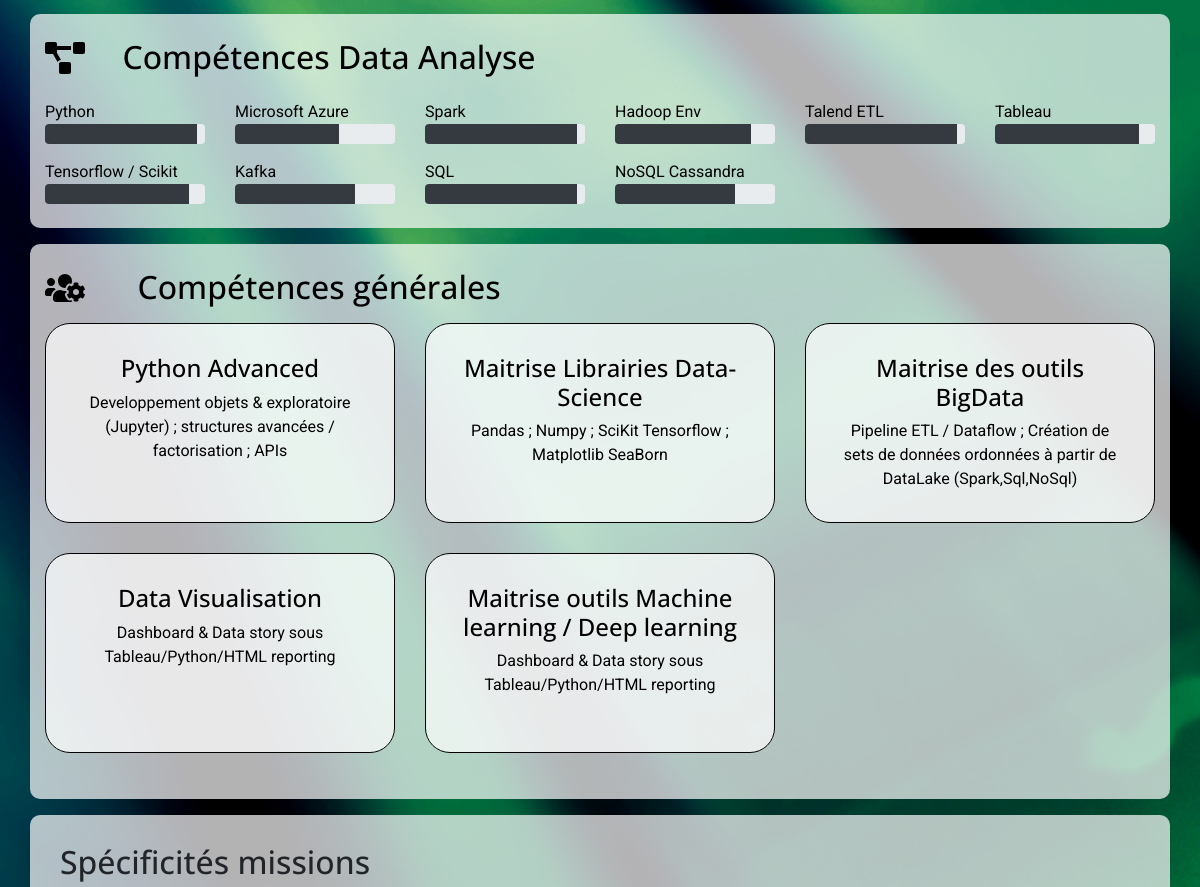
The app's page /CVdata/ (middle part), older data.
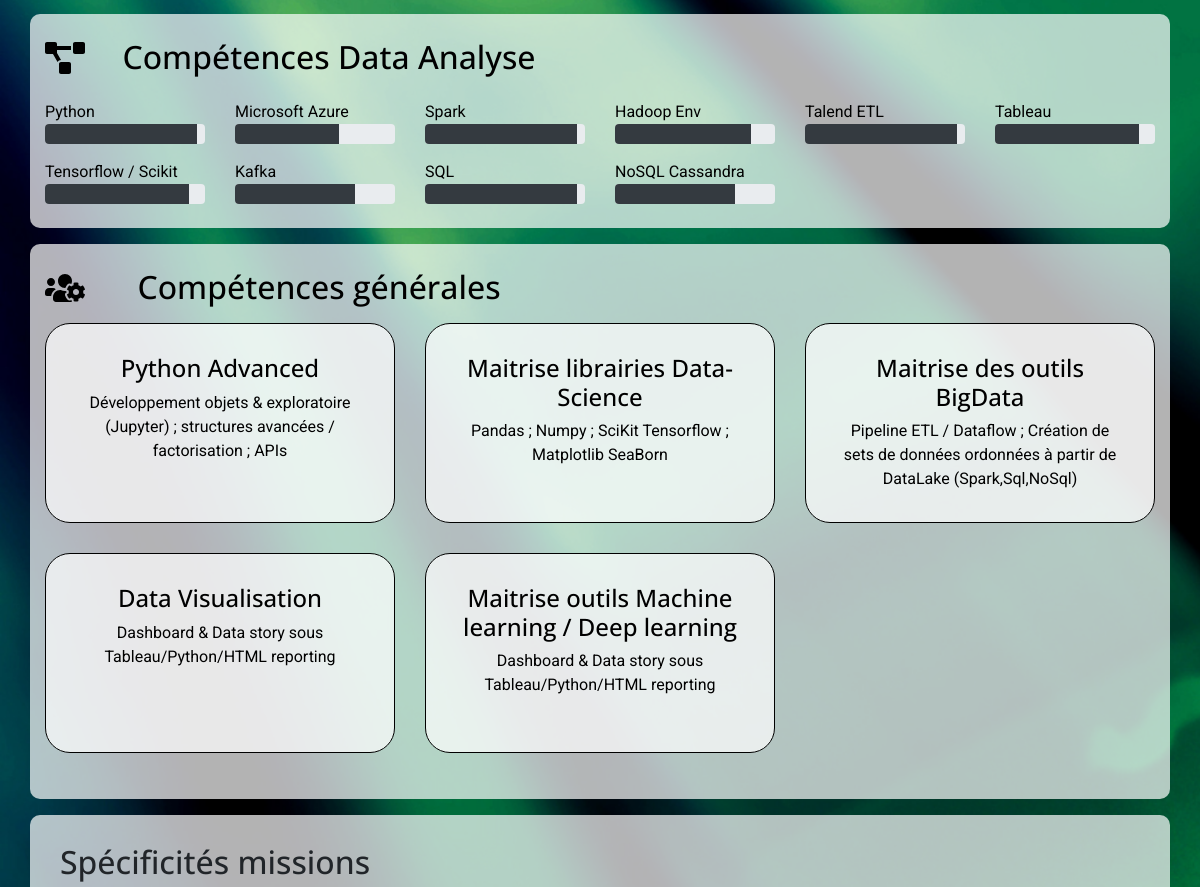
The same page, newer data.
### cvapp/models.py (models this page shows, shortened)
class CompGlob(db.Model):
    id = db.Column(db.Integer, primary_key=True)
    name = db.Column(db.String(50), nullable=False)
    img = db.Column(db.String(50), nullable=True)
    wc = db.Column(db.Enum(WorkClass), nullable=False)
    short = db.Column(db.String(200), nullable=False)

### cvapp/views.py (the view)
@routes.route('/CVdata/')
def datacv(): return rendercv('Data')

### cvapp/utils.py (called while the page is built)
def find_tcomp(workclass):
    complist = CompGraph.query.filter(
        CompGraph.wc == WorkClass['DataDevEng']).all()
    if workclass == 'Data' or workclass == 'Dev':
        complist += CompGraph.query.filter(
            CompGraph.wc == WorkClass['DataDev']).all()
    if workclass == 'Data' or workclass == 'Eng':
        complist += CompGraph.query.filter(
            CompGraph.wc == WorkClass['DataEng']).all()
    if workclass == 'Dev' or workclass == 'Eng':
        complist += CompGraph.query.filter(
            CompGraph.wc == WorkClass['DevEng']).all()
    complist += CompGraph.query.filter(
        CompGraph.wc == WorkClass[workclass]).all()
    return complist

### cvapp/views.py (called while the page is built)
def rendercv(Wkclass):
    myUrl = 'CV&wk='+Wkclass+'.html'
    tcomplist = find_tcomp(Wkclass)
    gcomplist = find_gcomp(Wkclass)
    return render_template(myUrl,
                            type=Wkclass,
                            tcomplist=tcomplist,
                            gcomplist=gcomplist)

### cvapp/templates/CV&wk=Data.html (shortened to what this page needs)
{% extends 'base.html' %}
{% block content %}
      {% include 'skillgraph.html' %}
      {% if gcomplist: %} {% include 'skillglobal.html' %} {% endif %}
      {% include 'missions.html' %}
{% endblock %}

### cvapp/templates/skillglobal.html
      <div class="container blocgenerique">
        <section class="row">
            <div class="row col-12 pb-2 mt-2">
              <div class="icontitle col-md-1 d-none d-md-block"> <img src="{{ url_for('static', filename='img/svg/users-cog.svg') }}" alt height="40" width="40"></div>
              {% if type=='all' %}
              <div class="col-md-11"><h2> Compétences transverses </h2> </div>
              {% else %}
              <div class="col-md-11"><h2> Compétences générales </h2> </div>
              {% endif %}
            </div>
            {% for comp in gcomplist %}
            <div class="col-lg-4 col-md-6">
              <div class="blockimg" {% if comp.img!=None: %} style= 'background-image: url("{{url_for("static", filename=comp.img) }}");'{% endif %}>
                <div class="generalcompetenceblock text-center">
                  <h4>{{comp.name}}</h4>
                  <p>{{comp.short}}</p>
                </div>
              </div>
            </div>
            {% endfor %}
        </section>
      </div>

Row changes from the older to the newer data that the page shows:
changed CompGlob "Python Advanced": short "Developpement objets & exploratoire (Jupyter) ; structures avancées / factorisation ; APIs" → "Développement objets & exploratoire (Jupyter) ; structures avancées / factorisation ; APIs"
changed CompGlob "Pandas ; Numpy ; SciKit Tensorflow ; Matplotlib SeaBorn": name "Maitrise Librairies Data-Science" → "Maitrise librairies Data-Science"
